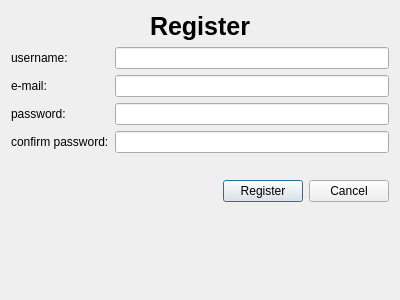
<?xml version="1.0" encoding="UTF-8"?>
<ui version="4.0">
 <class>register_dialog</class>
 <widget class="QDialog" name="register_dialog">
  <property name="geometry">
   <rect>
    <x>0</x>
    <y>0</y>
    <width>400</width>
    <height>300</height>
   </rect>
  </property>
  <property name="windowTitle">
   <string>Dialog</string>
  </property>
  <layout class="QFormLayout" name="formLayout">
   <item row="0" column="0" colspan="2">
    <layout class="QHBoxLayout" name="horizontalLayout_2">
     <item>
      <widget class="QLabel" name="label_main">
       <property name="minimumSize">
        <size>
         <width>0</width>
         <height>30</height>
        </size>
       </property>
       <property name="font">
        <font>
         <pointsize>19</pointsize>
         <bold>true</bold>
        </font>
       </property>
       <property name="text">
        <string>Register</string>
       </property>
       <property name="alignment">
        <set>Qt::AlignCenter</set>
       </property>
      </widget>
     </item>
    </layout>
   </item>
   <item row="1" column="0">
    <widget class="QLabel" name="label_username">
     <property name="text">
      <string>username:</string>
     </property>
     <property name="buddy">
      <cstring>lineEdit_username</cstring>
     </property>
    </widget>
   </item>
   <item row="1" column="1">
    <widget class="QLineEdit" name="lineEdit_username"/>
   </item>
   <item row="2" column="0">
    <widget class="QLabel" name="label_email">
     <property name="text">
      <string>e-mail:</string>
     </property>
     <property name="buddy">
      <cstring>lineEdit_email</cstring>
     </property>
    </widget>
   </item>
   <item row="2" column="1">
    <widget class="QLineEdit" name="lineEdit_email"/>
   </item>
   <item row="3" column="0">
    <widget class="QLabel" name="label_password">
     <property name="text">
      <string>password:</string>
     </property>
     <property name="buddy">
      <cstring>lineEdit_password</cstring>
     </property>
    </widget>
   </item>
   <item row="3" column="1">
    <widget class="QLineEdit" name="lineEdit_password">
     <property name="echoMode">
      <enum>QLineEdit::Password</enum>
     </property>
    </widget>
   </item>
   <item row="4" column="0">
    <widget class="QLabel" name="label_confPassword">
     <property name="text">
      <string>confirm password:</string>
     </property>
     <property name="buddy">
      <cstring>lineEdit_confPassword</cstring>
     </property>
    </widget>
   </item>
   <item row="4" column="1">
    <widget class="QLineEdit" name="lineEdit_confPassword">
     <property name="echoMode">
      <enum>QLineEdit::Password</enum>
     </property>
    </widget>
   </item>
   <item row="6" column="0" colspan="2">
    <layout class="QHBoxLayout" name="horizontalLayout_3">
     <item>
      <spacer name="wrong_dataSpacer">
       <property name="orientation">
        <enum>Qt::Horizontal</enum>
       </property>
       <property name="sizeHint" stdset="0">
        <size>
         <width>40</width>
         <height>20</height>
        </size>
       </property>
      </spacer>
     </item>
     <item>
      <widget class="QPushButton" name="pushButton_register">
       <property name="text">
        <string>Register</string>
       </property>
      </widget>
     </item>
     <item>
      <widget class="QPushButton" name="pushButton_cancel">
       <property name="text">
        <string>Cancel</string>
       </property>
      </widget>
     </item>
    </layout>
   </item>
   <item row="5" column="0" colspan="2">
    <layout class="QHBoxLayout" name="horizontalLayout_6">
     <item>
      <widget class="QLabel" name="label_wrong_data">
       <property name="font">
        <font>
         <pointsize>10</pointsize>
        </font>
       </property>
       <property name="text">
        <string/>
       </property>
      </widget>
     </item>
    </layout>
   </item>
  </layout>
 </widget>
 <resources/>
 <connections/>
</ui>
